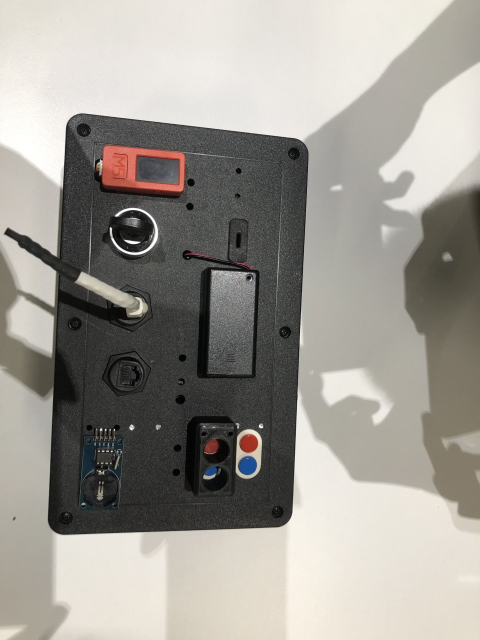
#> input picture Computer Vision/Photo/photo.jpg, 960 x 1280 px (shown at 1/2 size); its folder holds only this picture in this run
$ python -i function.py   (imports and definitions only)
#> lines starting #> are read from the running program, lines starting #| are printed output that depends on the picture; after the words box and inside, x2 and y2 are one past the last pixel; in counts of white or black regions, pixels touching at a corner belong together
import numpy as np
import cv2 as cv
import math
from math import sqrt, pow
from colorLibrary import*
import imutils
from colorLibrary import*

# Rescale Function:
# [6 lines left out: function rescaleFrame, not called in this run]

# Find distance from 2 points:
def distance(p1,p2):
    distance_1 = sqrt(pow(p1[0]-p2[0],2)+pow(p1[1]-p2[1],2))
    return distance_1

#find nearest point
# [84 lines left out: functions findnNear, findCordinate, drawRec, displacePoints, findMiddle, arrayMidPoint, not called in this run]

#displace 1 points
def displacePoint(img, point):
    cv.circle(img, tuple(point),10,(0,0,255),thickness = 3)

#find a edge near an edge
# [127 lines left out: functions findEdgeNear, crop, processing, show_circle, find_first_position, not called in this run]

import numpy as np

# [28 lines left out: function transfer_local, not called in this run]

>>> import cv2
>>> picture = cv2.imread('../../../../Computer Vision/Photo/photo.jpg')
#> picture is the input picture: shape (1280, 960, 3); mean B, G, R 147.5, 154.4, 158.1
>>> result = processing(picture)
#> in processing, `img = cv.convertScaleAbs(img, alpha=1, beta=100)`:
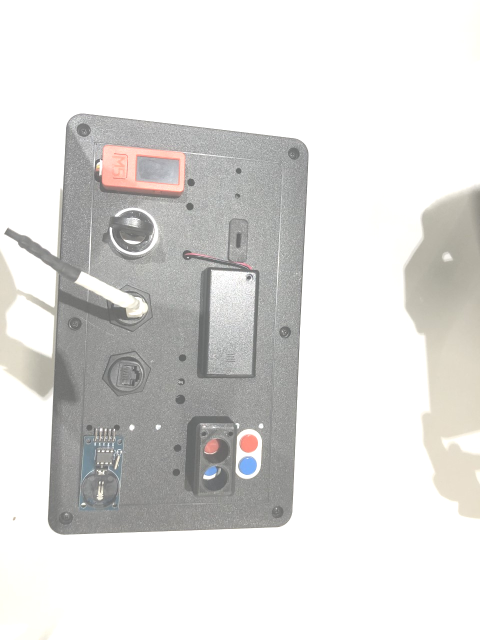
#> img: shape (1280, 960, 3) (shown at 1/2 size); mean of channels 0, 1, 2 219.7, 221.3, 222.1; drawn as B, G, R
#> in crop, `cropped = img[y:y+h, x:x+w]`:
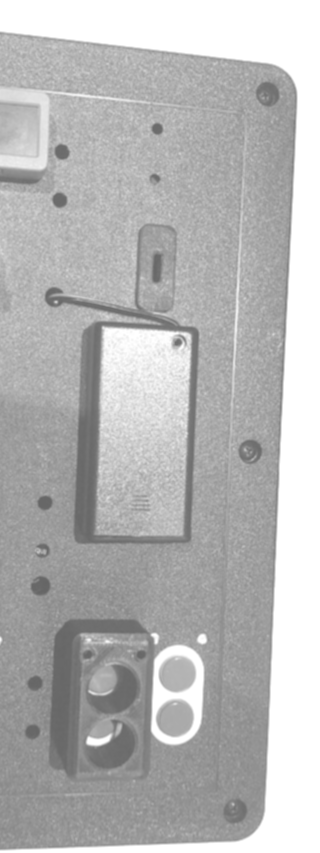
#> cropped: shape (853, 320); min 101, max 255, mean 182.3
#> in crop, `black[y_offset:y_offset+h, x_offset:x_offset+w] = cropped`:
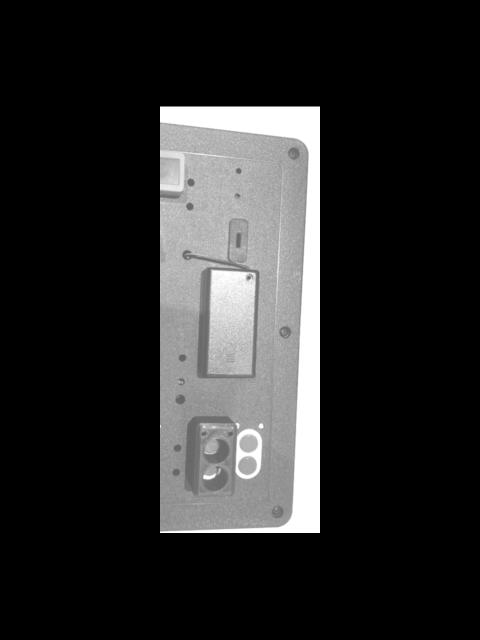
#> black: shape (1280, 960) (shown at 1/2 size); min 0, max 255, mean 40.5
#> in processing, `T, thresh = cv.threshold(grey, 40, 255, 0)`:
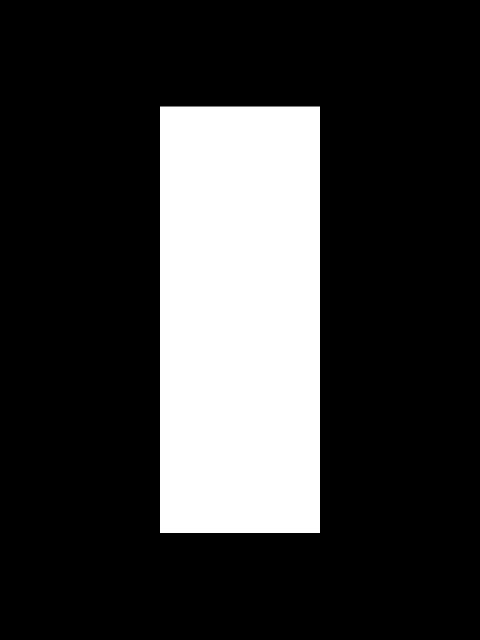
#> thresh: shape (1280, 960) (shown at 1/2 size); 22.2% white; 1 white region, box (x1, y1, x2, y2) and area: (320, 213, 640, 1066) 272960
#> in processing, `edges = cv.Canny(grey, 30, 150)`:
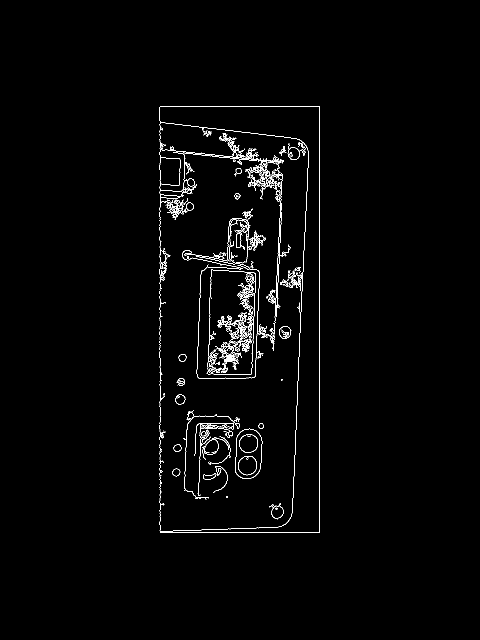
#> edges: shape (1280, 960) (shown at 1/2 size); 1.5% white in thin lines or dots, all inside (x1, y1, x2, y2) = (319, 212, 640, 1066)
